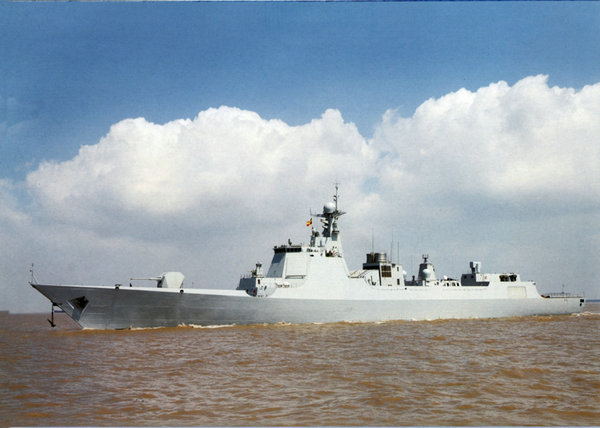
#> input picture Bayes/photo/0/119.jpg, 600 x 428 px, found by its file name; its folder holds 3 pictures in this run
$ python 'machine learning.py'
#> lines starting #> are read from the running program, lines starting #| are printed output that depends on the picture; pictures that were not available may be replaced by others from this repository, and a replacement may not be noted
from sklearn.preprocessing import binarize
from sklearn.metrics import confusion_matrix, classification_report
from sklearn.preprocessing import LabelBinarizer
import cv2
import os
from sklearn. model_selection import train_test_split
import numpy as np
from matplotlib import pyplot as plt
import datetime
starttime = datetime.datetime.now()


X = []  # 用于存放图片的图像矩阵
Y = []  # 用于存放标签矩阵


def get_image(X, Y):  # 获取数据集中的图片并保存在数组中
    cnt = 0
    for i in range(0, 4):
        # 遍历文件夹
        for f in os.listdir("./photo/%s" % i):  # 打开文件夹，读取图片
            cnt += 1  # 统计数据集图片数量
            X.append("photo//" + str(i) + "//" + str(f))  # 图片放入列表
            Y.append(i)
#> pass 2 of the loop in get_image, `for i in range(0, 4):`:
#> pass 3 of the loop in get_image, `for i in range(0, 4):`:
#> the loop made 4 passes; the first 3 are shown
    # 将列表转为数组，便于操作
    X = np.array(X)
    Y = np.array(Y)
    print("该数据集中一共{name}张图片".format(name=cnt))
    return X, Y
get_image(X, Y)


def dataset_split(X, Y):
    global X0_train, X0_test, y0_train, y0_test
    # 将数据集拆分为训练集和测试集，测试集比例为0.3，采用随机拆分，每一次测试集和训练集均不同
    X0_train, X0_test, y0_train, y0_test = train_test_split(
        X, Y, test_size=0.3, random_state=1)
    print("训练集一共{s}张图片,训练集一共{t}张图片".format(s=len(X0_train), t=len(X0_test)))
    return X0_train, X0_test, y0_train, y0_test


dataset_split(X, Y)

X_train = []  # 创建空列表存放数据

# 对要训练的图片进行数字图像处理，提取特征


def trainpic_process(X0_train):
    for i in X0_train:
        # 读取图像
        image = cv2.imread(i)
#> image is the input picture: shape (428, 600, 3); mean B, G, R 166.9, 157.3, 145.7

        # 图像像素大小一致
        img = cv2.resize(image, (256, 256),
                         interpolation=cv2.INTER_CUBIC)
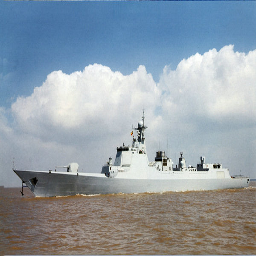
#> img: shape (256, 256, 3); mean B, G, R 166.9, 157.3, 145.7
        # 将图片格式从jpg转为hsv，便于生成2D直方图
        hsv = cv2.cvtColor(img, cv2.COLOR_BGR2HSV)
#> hsv: shape (256, 256, 3); mean H, S, V 74.9, 56.3, 174.7
        # 计算图像直方图并存储至X数组，图片特征为H 色调值（0，180），S饱和度（0，256）
        hist = cv2.calcHist([hsv], [0, 1], None,
                            [180, 256], [0.0, 180.0, 0.0, 256.0])
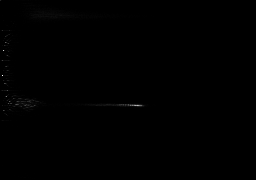
#> hist: shape (180, 256) float32; min 0, max 913, mean 1.4; drawn with min black and max white

        X_train.append(hist.flatten())
#> pass 2 of the loop in trainpic_process, `for i in X0_train:`:
#> pass 3 of the loop in trainpic_process, `for i in X0_train:`:
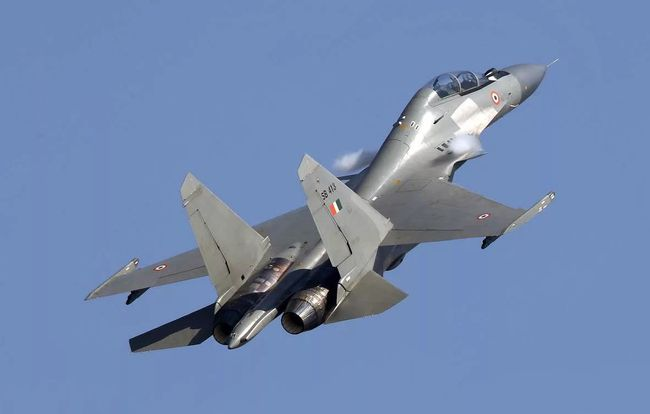
#> input picture Bayes/photo/1/196.jpg, 650 x 414 px
#> in trainpic_process, image is the input picture: shape (414, 650, 3); mean B, G, R 176.1, 137.1, 114.4
#> in trainpic_process, `img = cv2.resize(image, (256, 256), interpolation=cv2.INTER_CUBIC)`:
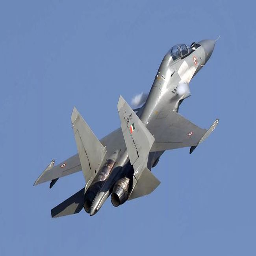
#> img: shape (256, 256, 3); mean B, G, R 176, 137.1, 114.4
#> the loop made 4 passes; the first 3 are shown
    return X_train


X_train = trainpic_process(X0_train)

X_test = []  # 创建空列表存放数据


def testpic_process(X0_test):
    # 测试集
    for i in X0_test:
        # 读取图像
        # print i
        image = cv2.imread(i)
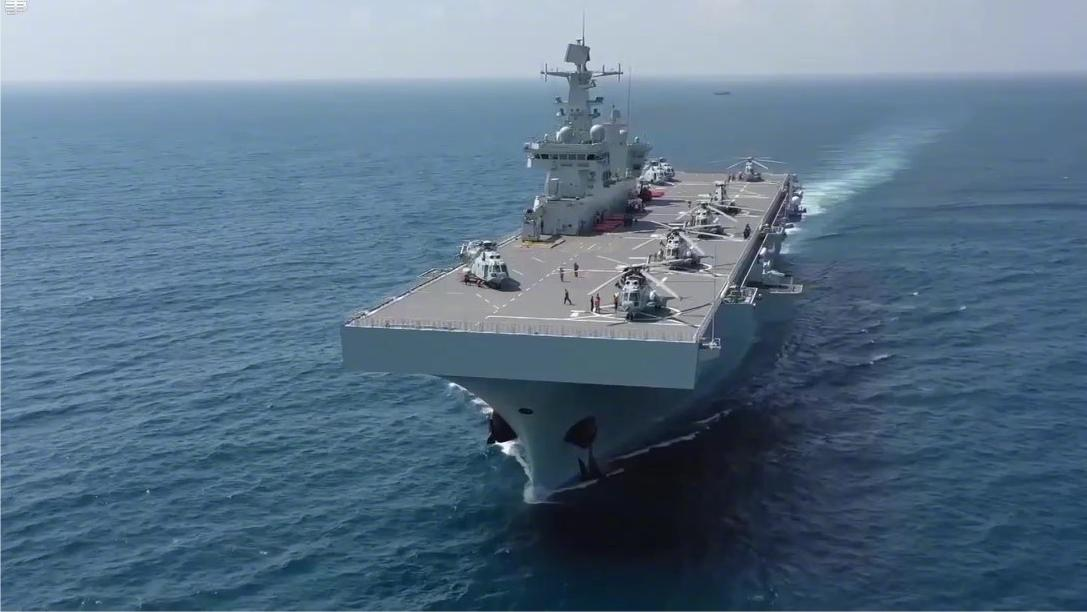
#> input picture Bayes/photo/0/138.jpg, 1087 x 612 px
#> image is the input picture: shape (612, 1087, 3); mean B, G, R 134.9, 113.9, 90

        # 图像像素大小一致
        img = cv2.resize(image, (256, 256),
                         interpolation=cv2.INTER_CUBIC)
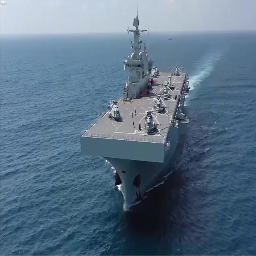
#> img: shape (256, 256, 3); mean B, G, R 134.8, 113.8, 89.9
        # 将图片格式从jpg转为hsv，便于生成2D直方图
        hsv = cv2.cvtColor(img, cv2.COLOR_BGR2HSV)
#> hsv: shape (256, 256, 3); mean H, S, V 104.8, 95.9, 134.8

        # 计算图像直方图并存储至X数组，图片特征为H 色调值（0，180），S饱和度（0，256）
        hist = cv2.calcHist([hsv], [0, 1], None,
                            [180, 256], [0.0, 180.0, 0.0, 256.0])

        X_test.append(hist.flatten())
#> pass 2 of the loop in testpic_process, `for i in X0_test:`:
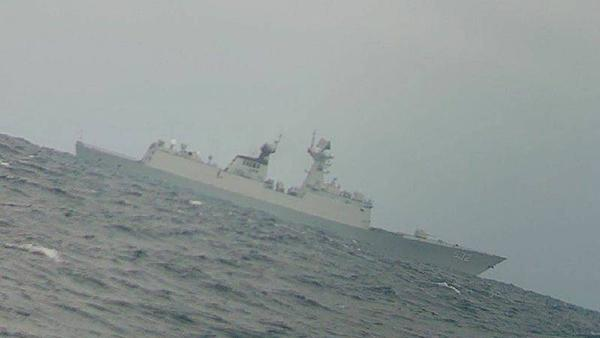
#> input picture Bayes/photo/0/135.jpg, 600 x 338 px
#> in testpic_process, image is the input picture: shape (338, 600, 3); mean B, G, R 150, 150.8, 142.6
#> in testpic_process, `img = cv2.resize(image, (256, 256), interpolation=cv2.INTER_CUBIC)`:
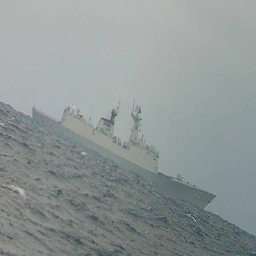
#> img: shape (256, 256, 3); mean B, G, R 149.9, 150.8, 142.6
    return X_test


X_test = testpic_process(X0_test)
#> X_test = 2 items


class MLE_Predict:
    def predict(self, x):  # 创建求最大释然估计的类方法
        # 预测标签
        X = binarize(x, threshold=self.threshold)
        # print(X)
        # 使对数似然函数最大的值也使似然函数最大
        #Y_predict = np.dot(X, np.log(prob).T)+np.dot(np.ones((1,prob.shape[1]))-X, np.log(1-prob).T)
        # 等价于  lnf(x)=xlnp+(1-x)ln(1-p)
        Y_predict = np.dot(X, np.log(self.prob).T)-np.dot(X,
                                                          np.log(1-self.prob).T) + np.log(1-self.prob).sum(axis=1)
        return self.classes[np.argmax(Y_predict, axis=1)]
        # argmax(f(x))是使得f(x)取得最大值所对应的变量点x(或x的集合)


class Naive_Bayes(MLE_Predict):
    # 创建实例变量，确定分割阈值和先验概率
    def __init__(self, threshold):
        self.threshold = threshold
        self.classes = []
        self.prob = 0.0

    def fit(self, X, y):

        # 标签二值化
        labelbin = LabelBinarizer()
        Y = labelbin.fit_transform(y)  # 将y的标签转化为二值，便于矩阵操作

        self.classes = labelbin.classes_  # 统计总的类别
        Y = Y.astype(np.float64)  # 转为矩阵形式，方便与特征矩阵拟合

        # 转换成二分类问题
        # 特征二值化,threshold阈值根据自己的需要适当修改
        X = binarize(X, threshold=self.threshold)
        # print(X)
        feature_count = np.dot(Y.T, X)  # 矩阵转置，对相同特征进行融合
        # 因为Y是横列，想要融合特征向量（横列）,dot就是矩阵乘法，这样乘出来才能记录特征
        class_count = Y.sum(axis=0)  # 统计每一类别出现的个数 axis=0按列相加

        # 拉普拉斯平滑处理，解决零概率的问题
        alpha = 1.0
        smoothed_fc = feature_count + alpha
        smoothed_cc = class_count + alpha * 2
        self.prob = smoothed_fc/smoothed_cc.reshape(-1, 1)
        # reshape(-1,1)转换为一列

        return self


clf0 = Naive_Bayes(2.55).fit(X_train, y0_train)  # 0.2表示阈值
type_prediction = clf0.predict(X_test)
print("混淆矩阵为\n")
print(confusion_matrix(y0_test, type_prediction))
print("\n")
print(classification_report(y0_test, type_prediction))
endtime = datetime.datetime.now()

print("程序用时:{}".format(endtime - starttime))
# 输出前10张图片及预测结果


def weapon_name(num):
    numbers = {
        0: "该武器为战舰",
        1: "该武器为飞机",
        2: "该武器为导弹",
        3: "该武器为坦克"

    }

    return numbers.get(num, None)


def picprediction_example(X0_test):
    # 读取图像
    print(X0_test[k])
#| photo//0//138.jpg
    image = cv2.imread(X0_test[k])
    # 显示图像
    print(weapon_name(type_prediction[k]))
    cv2.imshow("img", image)
    cv2.waitKey(0)
    cv2.destroyAllWindows()
    return 1


print("展示测试集前10张图片的预测结果")
k = 0
while(k < 10):
    picprediction_example(X0_test)
    k = k + 1
#> pass 2 of the loop `while(k < 10):`:
#| photo//0//135.jpg
#> pass 3 of the loop `while(k < 10):`:
#> (the run stopped early here; a loop or call above may not have finished)
